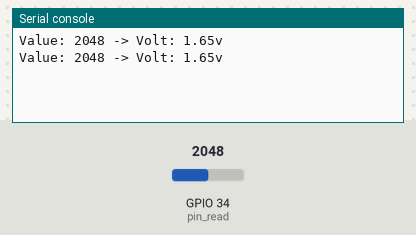
A program run on a simulated ESP32 board running MicroPython. On the bench: the last lines printed to the serial console. Inputs (shaded band) come from the test bench; at power-on: GPIO 34 (pin_read) = 2048 (analog values on the 0–4095 scale).

Above: at 1.2 s.
1.3 s: GPIO 34 (pin_read) set to 2866
At 2.6 s:
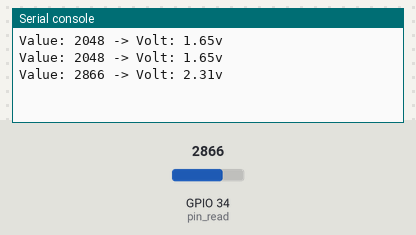
2.8 s: GPIO 34 (pin_read) set to 3603
At 3.4 s:
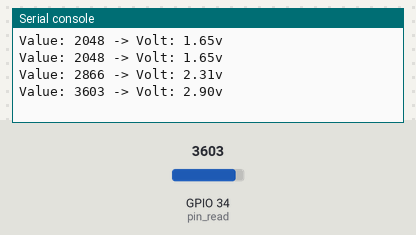
Timing chart, 0 to 5.8 s (numbered marks = the images above; inputs shaded):
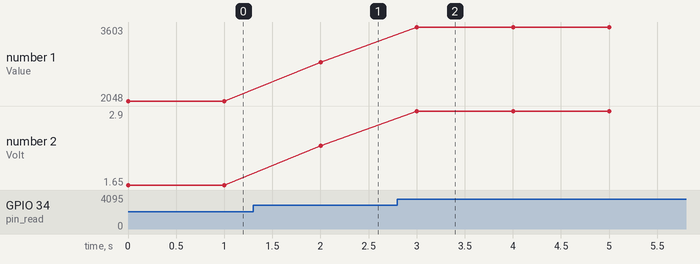

The program:

diy_voltmeter.py
```python
'''
利用ADC 自制电压表

数字的数值范围 ，0-4095
测量范围 0v - 3.3v  注意： 不能越界
'''
from machine import ADC,Pin
import utime

# 设置D34号引脚作为ADC采样引脚
pin_read = Pin(34,Pin.IN)
# 声明ADC对象
adc = ADC(pin_read)


def digtal2volt(digital_value):
    '''
    数字信号转换为实际的电压值
    '''
    volt = (digital_value / 4095) * 3.3
    return volt


while True:
    # 数据采样 模拟信号 -> 数字信号
    value = adc.read()
    # 打印日志
    print("Value: %d -> Volt: %.2fv"%(value, digtal2volt(value)))
    # 延时1s
    utime.sleep_ms(1000)
```

Measured:
- after the input at 1.3 s, the serial console: prints a new line after 0.70 s (image 1)
- after the input at 2.8 s, the serial console: prints a new line after 0.20 s (image 2)
- plotted number 1: 2048 → 2866 after the input at 1.3 s, 2866 → 3603 after the input at 2.8 s
- plotted number 2: 1.65 → 2.31 after the input at 1.3 s, 2.31 → 2.9 after the input at 2.8 s
